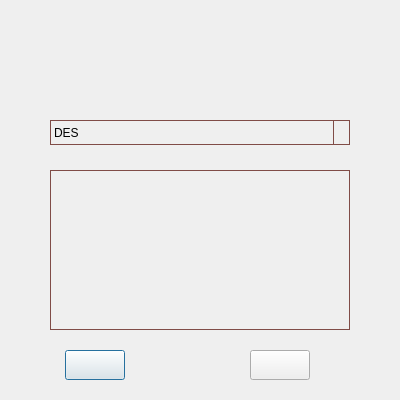
<?xml version="1.0" encoding="UTF-8"?>
<ui version="4.0">
 <class>LockNormalClass</class>
 <widget class="QDialog" name="LockNormalClass">
  <property name="geometry">
   <rect>
    <x>0</x>
    <y>0</y>
    <width>400</width>
    <height>400</height>
   </rect>
  </property>
  <property name="acceptDrops">
   <bool>false</bool>
  </property>
  <property name="windowTitle">
   <string>常规加密</string>
  </property>
  <property name="windowIcon">
   <iconset resource="Lock.qrc">
    <normaloff>:/icon/mainicon/picture_lock/icon/icon_main_mainwindow.png</normaloff>:/icon/mainicon/picture_lock/icon/icon_main_mainwindow.png</iconset>
  </property>
  <widget class="QPushButton" name="pushButton_select_1">
   <property name="geometry">
    <rect>
     <x>65</x>
     <y>350</y>
     <width>60</width>
     <height>30</height>
    </rect>
   </property>
   <property name="styleSheet">
    <string notr="true">border-image: url(:/icon/mainicon/picture_lock/icon/lock_button_normal_10.png);
border-image: url(:/icon/mainicon/picture_lock/icon/lock_button_pressed_10.png);</string>
   </property>
   <property name="text">
    <string/>
   </property>
  </widget>
  <widget class="QPushButton" name="pushButton_select_2">
   <property name="geometry">
    <rect>
     <x>250</x>
     <y>350</y>
     <width>60</width>
     <height>30</height>
    </rect>
   </property>
   <property name="styleSheet">
    <string notr="true">border-image: url(:/icon/mainicon/picture_lock/icon/lock_button_normal_11.png);
border-image: url(:/icon/mainicon/picture_lock/icon/lock_button_pressed_11.png);</string>
   </property>
   <property name="text">
    <string/>
   </property>
  </widget>
  <widget class="QWidget" name="centralWidget" native="true">
   <property name="geometry">
    <rect>
     <x>0</x>
     <y>0</y>
     <width>400</width>
     <height>400</height>
    </rect>
   </property>
   <widget class="QLabel" name="label">
    <property name="geometry">
     <rect>
      <x>0</x>
      <y>0</y>
      <width>400</width>
      <height>400</height>
     </rect>
    </property>
    <property name="text">
     <string/>
    </property>
    <property name="pixmap">
     <pixmap>picture/lock_normal_dialog/dialog.png</pixmap>
    </property>
   </widget>
   <widget class="QComboBox" name="comboBox_1">
    <property name="geometry">
     <rect>
      <x>50</x>
      <y>120</y>
      <width>300</width>
      <height>25</height>
     </rect>
    </property>
    <property name="contextMenuPolicy">
     <enum>Qt::NoContextMenu</enum>
    </property>
    <property name="autoFillBackground">
     <bool>false</bool>
    </property>
    <property name="styleSheet">
     <string notr="true">QComboBox
{
    border: 1px solid #804C47;
    border-radius: 0px;
    padding: 1px 3px 1px 3px;
    min-width: 6px;
}
QComboBox:editable
{
    background: #00FDEAD3;
}
QComboBox:!editable
{
    background: #00FDEAD3;
}
QComboBox:!editable:on, QComboBox::drop-down:editable:on
{
    background: #00FDEAD3;  
}
QComboBox::drop-down:editable
{
    background: #00E49C97;
}
QComboBox::drop-down:editable
{
    background: #00E49C97;
}
QComboBox::drop-down:editable
{
    background: #00E49C97;
}
QComboBox::drop-down:!editable
{
    background: #00E49C97;
}
QComboBox::drop-down:!editable
{
    background: #00E49C97;
}
QComboBox::drop-down
{
    subcontrol-origin: padding;
    subcontrol-position: top right;
    width: 15px;
    border-left-width: 1px;
    border-left-color: #804C47;
    border-left-style: solid;
    border-top-right-radius: 0px;
    border-bottom-right-radius: 0px;
}
QComboBox::down-arrow
{
    image: url(:/picture_lock/combobox/picture_lock/combobox_style/arrow.png);
}
QComboBox::down-arrow:on
{ 
     image: url(:/picture_lock/combobox/picture_lock/combobox_style/arrow.png);
}
QComboBox QAbstractItemView  
{  
    border: 1px solid #804C47;
    background: #F8F5E2;
    selection-background-color: #E49C97;
    color: #461C0A;  
    selection-color: #FFFFFF;
}
QComboBox QScrollBar::vertical
{
    margin: 9px 0px 9px 0px;
    border-image: url(:/picture_lock/scrollbar/picture_lock/scrollbar_style/line_vertical.png);
    border: 0px; 
    width: 9px;
}
QComboBox QScrollBar::handle:vertical {
    border-image: url(:/picture_lock/scrollbar/picture_lock/scrollbar_style/button_vertical.png);
    min-height:10px;
}
QComboBox QScrollBar::handle:vertical:pressed 
{
    border-image: url(:/picture_lock/scrollbar/picture_lock/scrollbar_style/button_vertical.png); }
QComboBox QScrollBar::add-page:vertical 
{
    border-image: url(:/picture_lock/scrollbar/picture_lock/scrollbar_style/line_vertical.png);
}
QComboBox QScrollBar::sub-page:vertical 
{
    border-image: url(:/picture_lock/scrollbar/picture_lock/scrollbar_style/line_vertical.png);
}
QComboBox QScrollBar::sub-line:vertical 
{
    subcontrol-origin: margin;
    border: 0px solid black;
    height:9px
}
QComboBox QScrollBar::add-line:vertical 
{
    subcontrol-origin: margin;
    border: 0px solid black;
    height:9px
}
QComboBox QScrollBar::down-arrow:vertical
{
    image: url(:/picture_lock/scrollbar/picture_lock/scrollbar_style/down.png);
}
QComboBox QScrollBar::up-arrow:vertical
{
    image: url(:/picture_lock/scrollbar/picture_lock/scrollbar_style/up.png);
}
QComboBox QScrollBar::horizontal
{
    margin: 0px 9px 0px 9px;
    border-image: url(:/picture_lock/scrollbar/picture_lock/scrollbar_style/line_horizental.png);
    border: 0px;
    height: 9px;
}
QComboBox QScrollBar::handle:horizontal 
{
    border-image: url(:/picture_lock/scrollbar/picture_lock/scrollbar_style/button_horizental.png);
    min-width:10px;
}
QTableWidget QScrollBar::handle:horizontal:pressed
{
    border-image: url(:/picture_lock/scrollbar/picture_lock/scrollbar_style/button_horizental.png);
}
QTableWidget QScrollBar::add-page:horizontal 
{
    border-image: url(:/picture_lock/scrollbar/picture_lock/scrollbar_style/button_horizental.png);
}
QTableWidget QScrollBar::sub-page:horizontal 
{
    border-image: url(:/picture_lock/scrollbar/picture_lock/scrollbar_style/button_horizental.png);
}
QComboBox QScrollBar::add-line:horizontal 
{
    subcontrol-origin: margin;
    border: 0px solid black;
    width:9px
}
QComboBox QScrollBar::sub-line:horizontal 
{
    subcontrol-origin: margin;
    border: 0px solid black;
    width:9px
}
QComboBox QScrollBar::left-arrow:horizontal
{
    image: url(:/picture_lock/scrollbar/picture_lock/scrollbar_style/left.png);
}
QTableWidget QScrollBar::right-arrow:horizontal
{
    image: url(:/picture_lock/scrollbar/picture_lock/scrollbar_style/right.png);
}</string>
    </property>
    <property name="editable">
     <bool>false</bool>
    </property>
    <property name="maxVisibleItems">
     <number>7</number>
    </property>
    <property name="maxCount">
     <number>2147483646</number>
    </property>
    <property name="insertPolicy">
     <enum>QComboBox::InsertAtBottom</enum>
    </property>
    <item>
     <property name="text">
      <string>DES</string>
     </property>
    </item>
    <item>
     <property name="text">
      <string>2-Key 3DES</string>
     </property>
    </item>
    <item>
     <property name="text">
      <string>3-Key 3DES</string>
     </property>
    </item>
    <item>
     <property name="text">
      <string>AES-128</string>
     </property>
    </item>
    <item>
     <property name="text">
      <string>AES-192</string>
     </property>
    </item>
    <item>
     <property name="text">
      <string>AES-256</string>
     </property>
    </item>
    <item>
     <property name="text">
      <string>RSA</string>
     </property>
    </item>
    <item>
     <property name="text">
      <string>ECC</string>
     </property>
    </item>
    <item>
     <property name="text">
      <string>MD4</string>
     </property>
    </item>
    <item>
     <property name="text">
      <string>MD5</string>
     </property>
    </item>
    <item>
     <property name="text">
      <string>SHA-1</string>
     </property>
    </item>
    <item>
     <property name="text">
      <string>SHA-2</string>
     </property>
    </item>
    <item>
     <property name="text">
      <string>SHA-3</string>
     </property>
    </item>
    <item>
     <property name="text">
      <string>Keccak</string>
     </property>
    </item>
   </widget>
   <widget class="QTextEdit" name="textEdit">
    <property name="enabled">
     <bool>false</bool>
    </property>
    <property name="geometry">
     <rect>
      <x>50</x>
      <y>170</y>
      <width>300</width>
      <height>160</height>
     </rect>
    </property>
    <property name="contextMenuPolicy">
     <enum>Qt::NoContextMenu</enum>
    </property>
    <property name="styleSheet">
     <string notr="true">QTextEdit
{
    background: rgb(255,255,255,0);
    border:1px solid rgb(128,76,71);
}
QTextEdit QScrollBar::vertical
{
    margin: 15px 0px 15px 0px;
    border-image: url(:/picture_lock/scrollbar/picture_lock/scrollbar_style/line_vertical.png); 
    border: 0px; 
    width: 15px;
}
QTextEdit QScrollBar::handle:vertical
{
    border-image: url(:/picture_lock/scrollbar/picture_lock/scrollbar_style/button_vertical.png);
    min-height:50px;
}
QTextEdit QScrollBar::handle:vertical:pressed
{
    border-image: url(:/picture_lock/scrollbar/picture_lock/scrollbar_style/button_vertical.png);
}
QTextEdit QScrollBar::add-page:vertical
{
    border-image: url(:/picture_lock/scrollbar/picture_lock/scrollbar_style/line_vertical.png);
}
QTextEdit QScrollBar::sub-page:vertical
{
    border-image: url(:/picture_lock/scrollbar/picture_lock/scrollbar_style/line_vertical.png);
}
QTextEdit QScrollBar::sub-line:vertical
{
    subcontrol-origin: margin; border: 0px solid black; 
    height:15px
}
QTextEdit QScrollBar::add-line:vertical
{
    subcontrol-origin: margin;
    border: 0px solid black;
    height: 15px
}
QTextEdit QScrollBar::down-arrow:vertical
{
    image: url(:/picture_lock/scrollbar/picture_lock/scrollbar_style/down.png);
}
QTextEdit QScrollBar::up-arrow:vertical
{
    image: url(:/picture_lock/scrollbar/picture_lock/scrollbar_style/up.png);
}
QTextEdit QScrollBar::horizontal
{
    margin: 0px 15px 0px 15px;
    border-image: url(:/picture_lock/scrollbar/picture_lock/scrollbar_style/line_horizental.png); 
    border: 0px;
    height: 15px;
}
QTextEdit QScrollBar::handle:horizontal
{
    border-image: url(:/picture_lock/scrollbar/picture_lock/scrollbar_style/button_horizental.png);
    min-width:50px;
}
QTextEdit QScrollBar::handle:horizontal:pressed 
{
    border-image: url(:/picture_lock/scrollbar/picture_lock/scrollbar_style/button_horizental.png);
}
QTextEdit QScrollBar::add-page:horizontal
{
    border-image: url(:/picture_lock/scrollbar/picture_lock/scrollbar_style/line_horizental.png);
}
QTextEdit QScrollBar::sub-page:horizontal
{
    border-image: url(:/picture_lock/scrollbar/picture_lock/scrollbar_style/line_horizental.png);
}
QTextEdit QScrollBar::add-line:horizontal
{
    subcontrol-origin: margin;
    border: 0px solid black;
    width:15px
}
QTextEdit QScrollBar::sub-line:horizontal
{
    subcontrol-origin: margin;
    border: 0px solid black;
    width:15px
}
QTextEdit QScrollBar::left-arrow:horizontal
{
    image: url(:/picture_lock/scrollbar/picture_lock/scrollbar_style/left.png);
}
QTextEdit QScrollBar::right-arrow:horizontal
{
    image: url(:/picture_lock/scrollbar/picture_lock/scrollbar_style/right.png);
}</string>
    </property>
    <property name="undoRedoEnabled">
     <bool>false</bool>
    </property>
    <property name="readOnly">
     <bool>true</bool>
    </property>
    <property name="acceptRichText">
     <bool>false</bool>
    </property>
   </widget>
  </widget>
  <zorder>centralWidget</zorder>
  <zorder>pushButton_select_1</zorder>
  <zorder>pushButton_select_2</zorder>
 </widget>
 <layoutdefault spacing="6" margin="11"/>
 <resources>
  <include location="Lock.qrc"/>
 </resources>
 <connections/>
</ui>
